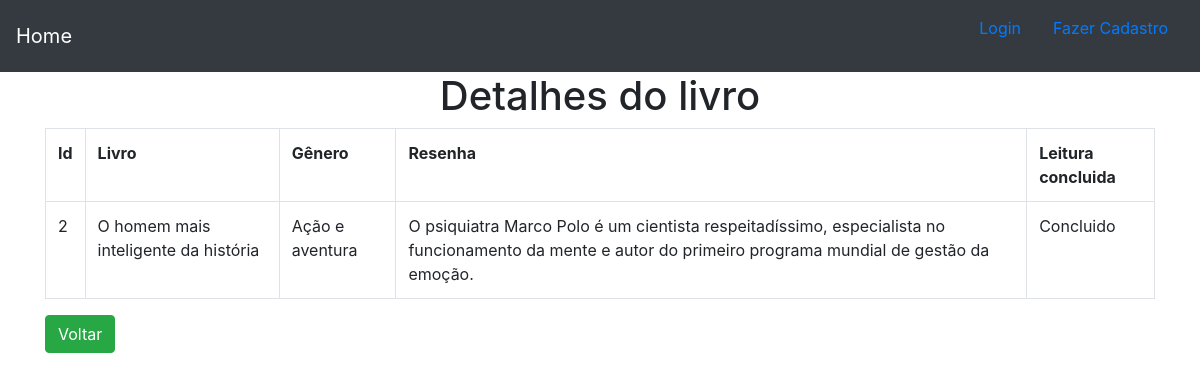
The page /minhas_leituras/2 on the database its author committed.
### gestao_leitura/models.py (models this page shows)
class Leituras(models.Model):
    STATUS_CHOICES = (
        ("Não iniciado", "Não iniciado"),
        ("Não Concluído", "Não Concluído"),
        ("Concluído", "Concluído")
    )
    GENERO_CHOICES = (
        ("Fantasia","Fantasia"),
        ("Humor","Humor"),
        ("Literatura Brasileira","Literatura Brasileira"),
        ("Romance","Romance"),
        ("Autoajuda","Autoajuda"),
        ("Biografia","Biografia"),
        ("Ficção científica","Ficção científica"),
        ("Distopia","Distopia" ),
        ("Ação e aventura","Ação e aventura"),
        ("Horror","Horror"),
        ("Thriller e Suspense","Thriller e Suspense")
    )
    livro = models.CharField(max_length=50)
    genero = models.CharField(max_length=50,default=False, choices=GENERO_CHOICES, blank=False, null=False)
    resenha = models.TextField(max_length=256)
    status = models.CharField(max_length=50,default=False, choices=STATUS_CHOICES, blank=False, null=False)

### gestao_leitura/views.py (the view)
# urls.py: path('minhas_leituras/<int:id_leituras>',views.detalhe,name='detalhe'),
def detalhe(request, id_leituras):
    dados = {
        'dados' : Leituras.objects.get(pk=id_leituras)
    }
    return render(request,'gestao_leitura/detalhe.html', dados)

### gestao_leitura/templates/gestao_leitura/detalhe.html
{% extends 'gestao_leitura/base.html' %}
{% block conteudo %}
<body>
    <h1 style='text-align: center;'>Detalhes do livro</h1>
    <div class="container">
    <table class='table table-hover table-bordered'>
        <tr>
            <th>Id</th>
            <th>Livro</th>
            <th>Gênero</th>
            <th>Resenha</th>
            <th>Leitura concluida</th>
        </tr>
        <tr>
            <td>{{dados.id}}</td>
            <td>{{dados.livro}}</td>
            <td>{{dados.genero}}</td>
            <td>{{dados.resenha}}</td>
            <td>{{dados.status}}</td>
        </tr>
    </table>
    <button class="btn btn-success"><a style='color:white;' href="{% url 'minhas_leituras' %}" >Voltar</a> </button>
</div>
{% endblock %}

### rows shown on the page
Leituras: id "2", livro "O homem mais inteligente da história", genero "Ação e aventura", resenha "O psiquiatra Marco Polo é um cientista respeitadíssimo, especialista no funcionamento da mente e autor do primeiro programa mundial de gestão da emoção.", status "Concluido"
